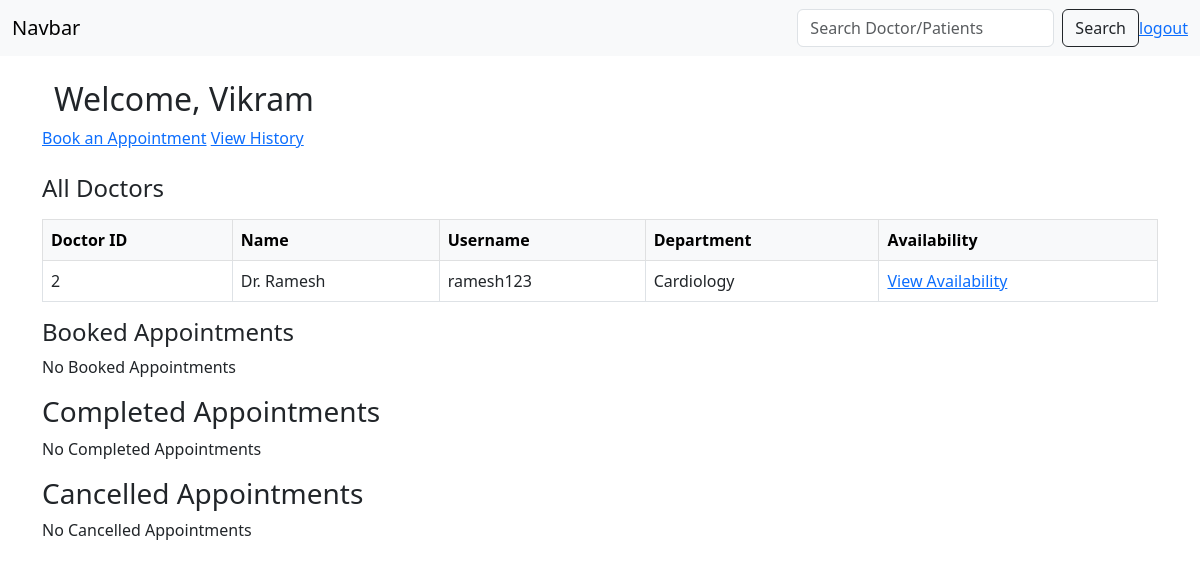
/patient_dashboard, run on an earlier commit of the app's database.
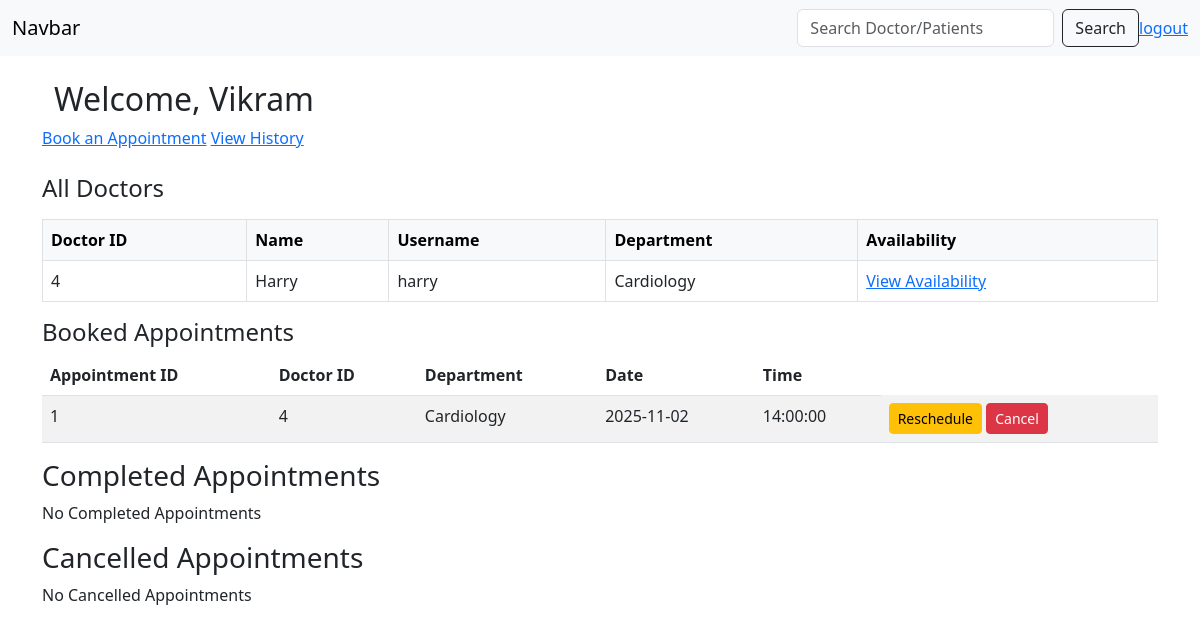
And on a later commit of the database.
### application/models.py (models this page shows)
class Doctor(db.Model):
    __tablename__ = "doctor"
    id=db.Column(db.Integer(),primary_key=True,autoincrement=True)
    doctor_id = db.Column(db.Integer(),db.ForeignKey('user.user_id'),nullable=False)
    name = db.Column(db.String(100),nullable=False)
    username = db.Column(db.String(100),nullable=False)
    department = db.Column(db.String(100),db.ForeignKey("department.department_name"),nullable=False)
    availability = db.Column(db.String(200), nullable=True)
    appointments = db.relationship("Appointment", backref="doctor", cascade="all, delete-orphan")

class Appointment(db.Model):
    __tablename__ = "appointment"
    appointment_id = db.Column(db.Integer(),primary_key=True,autoincrement=True)
    patient_id = db.Column(db.Integer() , db.ForeignKey("patient.patient_id") ,nullable=False)
    doctor_id = db.Column(db.Integer() , db.ForeignKey("doctor.id"),nullable=True)
    date = db.Column(db.Date(),nullable = False)
    time = db.Column(db.Time(),nullable = False)
    status = db.Column(db.String(),nullable = False , default="Booked")

### application/patient_api.py (the view)
@api.route("/patient_dashboard", methods=["GET", "POST"])
def patient_dashboard():
    current_patient = Patient.query.first()  # replace with current_user later
    db.session.expire_all()
    booked = Appointment.query.filter_by(patient_id=current_patient.patient_id, status="Booked").all()
    completed = Appointment.query.filter_by(patient_id=current_patient.patient_id, status="Completed").all()
    cancelled = Appointment.query.filter_by(patient_id=current_patient.patient_id, status="Cancelled").all()
    all_departments = Department.query.all()
    all_doctors=Doctor.query.all()
    doctor_department_map = {doc.doctor_id: doc.department for doc in Doctor.query.all()}
    return render_template(
        "patient/patient_dashboard.html",
        name=current_patient.name,
        patient_id=current_patient.patient_id,
        booked=booked,
        completed=completed,
        cancelled=cancelled,
        doctor_department_map=doctor_department_map,
        all_departments=all_departments,
        all_doctors=all_doctors
    )

### templates/patient/patient_dashboard.html
{% extends "patient/layout.html" %}
{% block body %}
  <div class="container-fluid">
    <h2>Welcome, {{ name }}</h2>
  </div>
  <a href="{{ url_for('patient_api.book_appointment') }}">Book an Appointment</a>
  <a href="{{ url_for('patient_api.patient_history',patient_id=patient_id) }}">View History</a>
  <h4 class="mt-4">All Doctors</h4>
{% if all_doctors %}
  <table class="table table-bordered mt-3">
    <thead class="table-light">
      <tr>
        <th>Doctor ID</th>
        <th>Name</th>
        <th>Username</th>
        <th>Department</th>
        <th>Availability</th>
      </tr>
    </thead>
    <tbody>
      {% for doc in all_doctors %}
        <tr>
          <td>{{ doc.doctor_id }}</td>
          <td>{{ doc.name }}</td>
          <td>{{ doc.username }}</td>
          <td>{{ doc.department }}</td>
          <td><a href="{{ url_for('patient_api.check_availability',doctor_id=doc.doctor_id)}}">View Availability</a></td>
        </tr>
      {% endfor %}
    </tbody>
  </table>
{% else %}
  <p>No doctors available</p>
{% endif %}
  <h4>Booked Appointments</h4>
  {% if booked %}
  <table class="table table-striped">
    <thead>
      <tr>
        <th>Appointment ID</th>
        <th>Doctor ID</th>
        <th>Department</th>
        <th>Date</th>
        <th>Time</th>
      </tr>
    </thead>
    <tbody>
    {% for appt in booked %}
      <tr>
        <td>{{ appt.appointment_id }}</td>
        <td>{{ appt.doctor_id }}</td>
        <td>{{ doctor_department_map.get(appt.doctor_id, "N/A") }}</td>
        <td>{{ appt.date }}</td>
        <td>{{ appt.time }}</td>
        <td>
          <a href="{{ url_for('patient_api.reschedule_appointment', appointment_id=appt.appointment_id) }}" class="btn btn-warning btn-sm">Reschedule</a>
          <a href="{{ url_for('patient_api.mark_cancelled', appointment_id=appt.appointment_id) }}" class="btn btn-danger btn-sm">Cancel</a>
        </td>
      </tr>
    {% endfor %}
    </tbody>
  </table>
  {% else %}
  <p>No Booked Appointments</p>
  {% endif %}
  <h3>Completed Appointments</h3>
{% if completed %}
<table class="table table-success">
  <tbody>
    {% for appt in completed %}
      <tr>
        <td>{{ appt.appointment_id }}</td>
        <td>{{ appt.doctor_id }}</td>
        <td>{{ doctor_department_map.get(appt.doctor_id, 'N/A') }}</td>
      </tr>
    {% endfor %}
  </tbody>
</table>
{% else %}
<p>No Completed Appointments</p>
{% endif %}
<h3>Cancelled Appointments</h3>
{% if cancelled %}
<table class="table table-warning">
  <tbody>
    {% for appt in cancelled %}
      <tr>
        <td>{{ appt.appointment_id }}</td>
        <td>{{ appt.doctor_id }}</td>
        <td>{{ doctor_department_map.get(appt.doctor_id, 'N/A') }}</td>
      </tr>
    {% endfor %}
  </tbody>
</table>
{% else %}
<p>No Cancelled Appointments</p>
{% endif %}
{% endblock %}

What changed in the data, as far as the page shows it:
removed Doctor: doctor_id "2", name "Dr. Ramesh", username "ramesh123", department "Cardiology"
added Doctor: doctor_id "4", name "Harry", username "harry", department "Cardiology", get "Cardiology"
added Appointment: appointment_id "1", doctor_id "4", date "2025-11-02", time "14:00:00"
Also different on the page:
text no longer shown: "No Booked Appointments"
text now shown: "Appointment ID Doctor ID Department Date Time"
